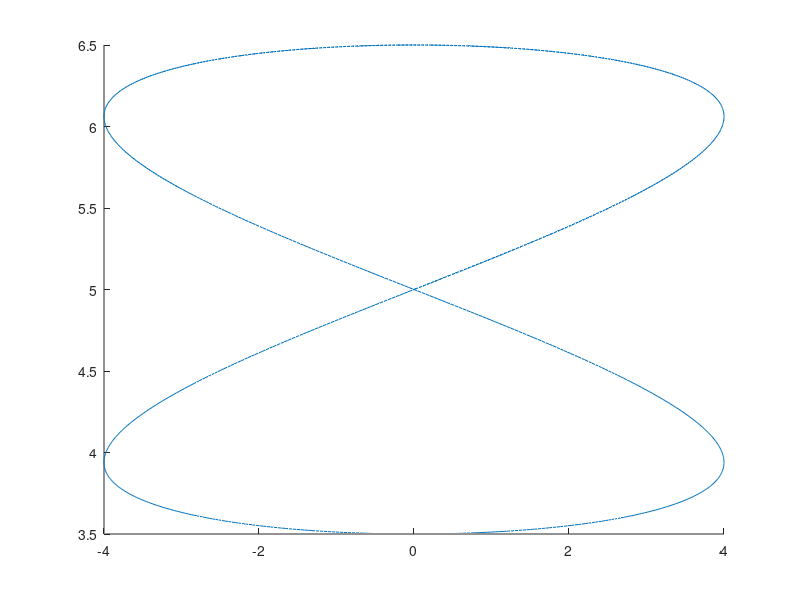

This chart was generated by the following MATLAB code:



close all
clc
ts = 1/30;       % Tiempo de muestreo
tfin = 45;      % Tiempo de simulación
t = 0:ts:tfin;

mul =  10;
Q = 0.2;
 xd = 4 * sin(mul*0.04*t);         xd_p = 4*mul*0.04*cos(mul*0.04*t);     xd_pp = -4*mul*mul*0.04*0.04*sin(mul*0.04*t);
 yd = 4 * sin(mul*0.08*t);         yd_p = 4*mul*0.08*cos(mul*0.08*t);     yd_pp = -4*mul*mul*0.08*0.08*sin(mul*0.08*t);               
 zd = 1.5* sin (Q * t) +5 ;    
 
figure (1)
axis equal
% Angulo de vista

 
 plot3(xd,yd,zd)
 view(0,0) 